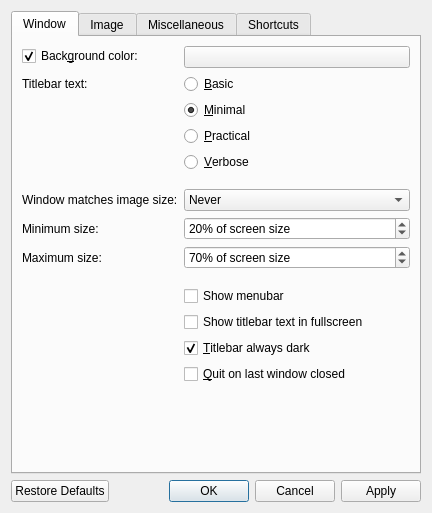
<?xml version="1.0" encoding="UTF-8"?>
<ui version="4.0">
 <class>QVOptionsDialog</class>
 <widget class="QDialog" name="QVOptionsDialog">
  <property name="windowModality">
   <enum>Qt::NonModal</enum>
  </property>
  <property name="geometry">
   <rect>
    <x>0</x>
    <y>0</y>
    <width>432</width>
    <height>485</height>
   </rect>
  </property>
  <property name="windowTitle">
   <string>Options</string>
  </property>
  <layout class="QVBoxLayout" name="verticalLayout">
   <item>
    <widget class="QTabWidget" name="tabWidget">
     <property name="focusPolicy">
      <enum>Qt::NoFocus</enum>
     </property>
     <property name="currentIndex">
      <number>0</number>
     </property>
     <widget class="QWidget" name="window">
      <property name="layoutDirection">
       <enum>Qt::LeftToRight</enum>
      </property>
      <attribute name="title">
       <string>Window</string>
      </attribute>
      <layout class="QFormLayout" name="formLayout">
       <item row="0" column="0">
        <widget class="QCheckBox" name="bgColorCheckbox">
         <property name="text">
          <string>Back&amp;ground color:</string>
         </property>
         <property name="checked">
          <bool>true</bool>
         </property>
        </widget>
       </item>
       <item row="0" column="1">
        <widget class="QPushButton" name="bgColorButton">
         <property name="focusPolicy">
          <enum>Qt::NoFocus</enum>
         </property>
        </widget>
       </item>
       <item row="1" column="0">
        <widget class="QLabel" name="label">
         <property name="toolTip">
          <string>Changes the amount of information displayed in the titlebar</string>
         </property>
         <property name="text">
          <string>Titlebar text:</string>
         </property>
        </widget>
       </item>
       <item row="1" column="1">
        <widget class="QRadioButton" name="titlebarRadioButton0">
         <property name="text">
          <string>&amp;Basic</string>
         </property>
        </widget>
       </item>
       <item row="2" column="1">
        <widget class="QRadioButton" name="titlebarRadioButton1">
         <property name="text">
          <string>&amp;Minimal</string>
         </property>
         <property name="checked">
          <bool>true</bool>
         </property>
        </widget>
       </item>
       <item row="3" column="1">
        <widget class="QRadioButton" name="titlebarRadioButton2">
         <property name="text">
          <string>&amp;Practical</string>
         </property>
        </widget>
       </item>
       <item row="4" column="1">
        <widget class="QRadioButton" name="titlebarRadioButton3">
         <property name="text">
          <string>&amp;Verbose</string>
         </property>
        </widget>
       </item>
       <item row="6" column="1">
        <spacer name="horizontalSpacer_4">
         <property name="orientation">
          <enum>Qt::Horizontal</enum>
         </property>
         <property name="sizeHint" stdset="0">
          <size>
           <width>40</width>
           <height>5</height>
          </size>
         </property>
        </spacer>
       </item>
       <item row="7" column="0">
        <widget class="QLabel" name="label_6">
         <property name="toolTip">
          <string>Control when the window should resize to fit the image's actual size</string>
         </property>
         <property name="text">
          <string>Window matches image size:</string>
         </property>
        </widget>
       </item>
       <item row="7" column="1">
        <widget class="QComboBox" name="windowResizeComboBox">
         <property name="toolTip">
          <string>Control when the window should resize to fit the image's actual size</string>
         </property>
         <property name="currentIndex">
          <number>0</number>
         </property>
         <item>
          <property name="text">
           <string>Never</string>
          </property>
         </item>
         <item>
          <property name="text">
           <string>When launching</string>
          </property>
         </item>
         <item>
          <property name="text">
           <string>When opening images</string>
          </property>
         </item>
        </widget>
       </item>
       <item row="8" column="0">
        <widget class="QLabel" name="minWindowResizeLabel">
         <property name="text">
          <string>Minimum size:</string>
         </property>
        </widget>
       </item>
       <item row="8" column="1">
        <widget class="QSpinBox" name="minWindowResizeSpinBox">
         <property name="toolTip">
          <string>Control the minimum size that the window should reach when matching the image's actual size</string>
         </property>
         <property name="suffix">
          <string>% of screen size</string>
         </property>
         <property name="minimum">
          <number>0</number>
         </property>
         <property name="maximum">
          <number>100</number>
         </property>
         <property name="singleStep">
          <number>5</number>
         </property>
         <property name="value">
          <number>20</number>
         </property>
        </widget>
       </item>
       <item row="9" column="0">
        <widget class="QLabel" name="maxWindowResizeLabel">
         <property name="toolTip">
          <string>Control the maximum size that the window should reach when matching the image's actual size</string>
         </property>
         <property name="text">
          <string>Maximum size:</string>
         </property>
        </widget>
       </item>
       <item row="9" column="1">
        <widget class="QSpinBox" name="maxWindowResizeSpinBox">
         <property name="toolTip">
          <string>Control the maximum size that the window should reach when matching the image's actual size</string>
         </property>
         <property name="suffix">
          <string>% of screen size</string>
         </property>
         <property name="minimum">
          <number>0</number>
         </property>
         <property name="maximum">
          <number>100</number>
         </property>
         <property name="singleStep">
          <number>5</number>
         </property>
         <property name="value">
          <number>70</number>
         </property>
        </widget>
       </item>
       <item row="10" column="1">
        <spacer name="horizontalSpacer_3">
         <property name="orientation">
          <enum>Qt::Horizontal</enum>
         </property>
         <property name="sizeHint" stdset="0">
          <size>
           <width>40</width>
           <height>5</height>
          </size>
         </property>
        </spacer>
       </item>
       <item row="13" column="1">
        <widget class="QCheckBox" name="darkTitlebarCheckbox">
         <property name="toolTip">
          <string>Choose whether or not the titlebar should always be dark regardless of your chosen macOS appearance</string>
         </property>
         <property name="text">
          <string>&amp;Titlebar always dark</string>
         </property>
         <property name="checked">
          <bool>true</bool>
         </property>
        </widget>
       </item>
       <item row="11" column="1">
        <widget class="QCheckBox" name="menubarCheckbox">
         <property name="text">
          <string>Show menubar</string>
         </property>
        </widget>
       </item>
       <item row="12" column="1">
        <widget class="QCheckBox" name="detailsInFullscreen">
         <property name="toolTip">
          <string>Choose whether or not to display the titlebar text while in fullscreen</string>
         </property>
         <property name="text">
          <string>Show titlebar text in fullscreen</string>
         </property>
        </widget>
       </item>
       <item row="14" column="1">
        <widget class="QCheckBox" name="quitOnLastWindowCheckbox">
         <property name="text">
          <string>&amp;Quit on last window closed</string>
         </property>
        </widget>
       </item>
      </layout>
     </widget>
     <widget class="QWidget" name="image">
      <attribute name="title">
       <string>Image</string>
      </attribute>
      <layout class="QFormLayout" name="formLayout_4">
       <item row="0" column="0">
        <widget class="QLabel" name="label_2">
         <property name="text">
          <string>Scaling:</string>
         </property>
        </widget>
       </item>
       <item row="0" column="1">
        <widget class="QCheckBox" name="filteringCheckbox">
         <property name="toolTip">
          <string>Turn this off to see individual pixels</string>
         </property>
         <property name="text">
          <string>&amp;Bilinear filtering</string>
         </property>
         <property name="checked">
          <bool>true</bool>
         </property>
        </widget>
       </item>
       <item row="1" column="1">
        <widget class="QCheckBox" name="scalingCheckbox">
         <property name="toolTip">
          <string>Images appear aliased (having jagged edges) without this, but it is faster</string>
         </property>
         <property name="text">
          <string>&amp;Image scaling</string>
         </property>
         <property name="checked">
          <bool>true</bool>
         </property>
        </widget>
       </item>
       <item row="2" column="1">
        <widget class="QCheckBox" name="scalingTwoCheckbox">
         <property name="toolTip">
          <string>Choose whether or not the image continues to be scaled when zooming above the window size (can be laggier with large images)</string>
         </property>
         <property name="text">
          <string>&amp;Scaling above window size</string>
         </property>
         <property name="checked">
          <bool>true</bool>
         </property>
        </widget>
       </item>
       <item row="4" column="0">
        <widget class="QLabel" name="label_3">
         <property name="toolTip">
          <string>The amount to zoom every scroll wheel click</string>
         </property>
         <property name="text">
          <string>Zoom amount:</string>
         </property>
        </widget>
       </item>
       <item row="4" column="1">
        <widget class="QSpinBox" name="scaleFactorSpinBox">
         <property name="toolTip">
          <string>The amount to zoom every scroll wheel click</string>
         </property>
         <property name="suffix">
          <string notr="true">%</string>
         </property>
         <property name="minimum">
          <number>1</number>
         </property>
         <property name="maximum">
          <number>200</number>
         </property>
         <property name="singleStep">
          <number>5</number>
         </property>
         <property name="value">
          <number>25</number>
         </property>
        </widget>
       </item>
       <item row="5" column="1">
        <widget class="QCheckBox" name="scrollZoomsCheckbox">
         <property name="toolTip">
          <string>Choose whether scrolling zooms or moves the image (alternative can be accessed at any time by holding ctrl/cmd)</string>
         </property>
         <property name="text">
          <string>Scrolling &amp;zooms</string>
         </property>
         <property name="checked">
          <bool>true</bool>
         </property>
        </widget>
       </item>
       <item row="7" column="1">
        <spacer name="horizontalSpacer">
         <property name="orientation">
          <enum>Qt::Horizontal</enum>
         </property>
         <property name="sizeHint" stdset="0">
          <size>
           <width>40</width>
           <height>5</height>
          </size>
         </property>
        </spacer>
       </item>
       <item row="9" column="1">
        <widget class="QCheckBox" name="pastActualSizeCheckbox">
         <property name="toolTip">
          <string>Stop the image from going past its actual size when resizing the window - you can still zoom past it though</string>
         </property>
         <property name="text">
          <string>Image resizes &amp;past actual size</string>
         </property>
         <property name="checked">
          <bool>true</bool>
         </property>
        </widget>
       </item>
       <item row="8" column="1">
        <widget class="QComboBox" name="cropModeComboBox">
         <property name="sizePolicy">
          <sizepolicy hsizetype="Preferred" vsizetype="Preferred">
           <horstretch>0</horstretch>
           <verstretch>0</verstretch>
          </sizepolicy>
         </property>
         <property name="toolTip">
          <string>Ignores select sides of an image when fitting to window (some sides will extend beyond the window boundaries)</string>
         </property>
         <item>
          <property name="text">
           <string>Fit whole image</string>
          </property>
         </item>
         <item>
          <property name="text">
           <string>Fit height</string>
          </property>
         </item>
         <item>
          <property name="text">
           <string>Fit width</string>
          </property>
         </item>
        </widget>
       </item>
       <item row="8" column="0">
        <widget class="QLabel" name="cropModeLabel">
         <property name="toolTip">
          <string>Ignores select sides of an image when fitting to window (some sides will extend beyond the window boundaries)</string>
         </property>
         <property name="text">
          <string>On window resize:</string>
         </property>
        </widget>
       </item>
       <item row="3" column="1">
        <spacer name="horizontalSpacer_2">
         <property name="orientation">
          <enum>Qt::Horizontal</enum>
         </property>
         <property name="sizeHint" stdset="0">
          <size>
           <width>40</width>
           <height>5</height>
          </size>
         </property>
        </spacer>
       </item>
       <item row="6" column="1">
        <widget class="QCheckBox" name="cursorZoomCheckbox">
         <property name="toolTip">
          <string>Choose whether or not zooming in and out above 100% zoom will zoom towards the cursor</string>
         </property>
         <property name="text">
          <string>Zoom &amp;towards cursor</string>
         </property>
         <property name="checked">
          <bool>true</bool>
         </property>
        </widget>
       </item>
       <item row="10" column="1">
        <spacer name="horizontalSpacer_9">
         <property name="orientation">
          <enum>Qt::Horizontal</enum>
         </property>
         <property name="sizeHint" stdset="0">
          <size>
           <width>40</width>
           <height>5</height>
          </size>
         </property>
        </spacer>
       </item>
       <item row="11" column="1">
        <widget class="QCheckBox" name="constrainImagePositionCheckbox">
         <property name="text">
          <string>&amp;Constrain image position</string>
         </property>
         <property name="checked">
          <bool>true</bool>
         </property>
        </widget>
       </item>
       <item row="12" column="1">
        <spacer name="horizontalSpacer_10">
         <property name="orientation">
          <enum>Qt::Horizontal</enum>
         </property>
         <property name="sizeHint" stdset="0">
          <size>
           <width>40</width>
           <height>5</height>
          </size>
         </property>
        </spacer>
       </item>
       <item row="13" column="0">
        <widget class="QLabel" name="colorSpaceConversionLabel">
         <property name="text">
          <string>Color space conversion:</string>
         </property>
        </widget>
       </item>
       <item row="13" column="1">
        <widget class="QComboBox" name="colorSpaceConversionComboBox">
         <property name="sizePolicy">
          <sizepolicy hsizetype="Preferred" vsizetype="Preferred">
           <horstretch>0</horstretch>
           <verstretch>0</verstretch>
          </sizepolicy>
         </property>
         <item>
          <property name="text">
           <string>Disabled</string>
          </property>
         </item>
         <item>
          <property name="text">
           <string>sRGB</string>
          </property>
         </item>
         <item>
          <property name="text">
           <string>Display P3</string>
          </property>
         </item>
        </widget>
       </item>
      </layout>
     </widget>
     <widget class="QWidget" name="misc">
      <attribute name="title">
       <string>Miscellaneous</string>
      </attribute>
      <layout class="QFormLayout" name="formLayout_3">
       <item row="0" column="0">
        <widget class="QLabel" name="langComboLabel">
         <property name="text">
          <string>Language:</string>
         </property>
        </widget>
       </item>
       <item row="0" column="1">
        <widget class="QComboBox" name="langComboBox"/>
       </item>
       <item row="1" column="0">
        <widget class="QLabel" name="label_8">
         <property name="text">
          <string>Sort files by:</string>
         </property>
        </widget>
       </item>
       <item row="1" column="1">
        <widget class="QComboBox" name="sortComboBox">
         <item>
          <property name="text">
           <string>Name</string>
          </property>
         </item>
         <item>
          <property name="text">
           <string>Last Modified</string>
          </property>
         </item>
         <item>
          <property name="text">
           <string>Size</string>
          </property>
         </item>
         <item>
          <property name="text">
           <string>Type</string>
          </property>
         </item>
         <item>
          <property name="text">
           <string>Random</string>
          </property>
         </item>
        </widget>
       </item>
       <item row="2" column="1">
        <widget class="QRadioButton" name="descendingRadioButton0">
         <property name="text">
          <string>A&amp;scending</string>
         </property>
         <property name="checked">
          <bool>true</bool>
         </property>
        </widget>
       </item>
       <item row="3" column="1">
        <widget class="QRadioButton" name="descendingRadioButton1">
         <property name="text">
          <string>D&amp;escending</string>
         </property>
        </widget>
       </item>
       <item row="4" column="1">
        <spacer name="horizontalSpacer_6">
         <property name="orientation">
          <enum>Qt::Horizontal</enum>
         </property>
         <property name="sizeHint" stdset="0">
          <size>
           <width>40</width>
           <height>5</height>
          </size>
         </property>
        </spacer>
       </item>
       <item row="5" column="0">
        <widget class="QLabel" name="label_7">
         <property name="toolTip">
          <string>Controls the amount of images preloaded</string>
         </property>
         <property name="text">
          <string>Preloading:</string>
         </property>
        </widget>
       </item>
       <item row="5" column="1">
        <widget class="QComboBox" name="preloadingComboBox">
         <property name="toolTip">
          <string>Controls the amount of images preloaded</string>
         </property>
         <property name="currentIndex">
          <number>0</number>
         </property>
         <item>
          <property name="text">
           <string>Disabled</string>
          </property>
         </item>
         <item>
          <property name="text">
           <string>Adjacent</string>
          </property>
         </item>
         <item>
          <property name="text">
           <string>Extended</string>
          </property>
         </item>
        </widget>
       </item>
       <item row="6" column="1">
        <widget class="QCheckBox" name="loopFoldersCheckbox">
         <property name="toolTip">
          <string>Controls whether or not qView should go back to the first item after reaching the end of a folder</string>
         </property>
         <property name="text">
          <string>&amp;Loop through folders</string>
         </property>
         <property name="checked">
          <bool>true</bool>
         </property>
        </widget>
       </item>
       <item row="7" column="1">
        <spacer name="horizontalSpacer_5">
         <property name="orientation">
          <enum>Qt::Horizontal</enum>
         </property>
         <property name="sizeHint" stdset="0">
          <size>
           <width>40</width>
           <height>5</height>
          </size>
         </property>
        </spacer>
       </item>
       <item row="8" column="0">
        <widget class="QLabel" name="label_4">
         <property name="text">
          <string>Slideshow direction:</string>
         </property>
        </widget>
       </item>
       <item row="8" column="1">
        <widget class="QComboBox" name="slideshowDirectionComboBox">
         <item>
          <property name="text">
           <string>Forward</string>
          </property>
         </item>
         <item>
          <property name="text">
           <string>Backward</string>
          </property>
         </item>
        </widget>
       </item>
       <item row="9" column="0">
        <widget class="QLabel" name="label_5">
         <property name="text">
          <string>Slideshow timer:</string>
         </property>
        </widget>
       </item>
       <item row="9" column="1">
        <widget class="QDoubleSpinBox" name="slideshowTimerSpinBox">
         <property name="suffix">
          <string> sec</string>
         </property>
         <property name="decimals">
          <number>1</number>
         </property>
         <property name="minimum">
          <double>0.100000000000000</double>
         </property>
         <property name="maximum">
          <double>999.899999999999977</double>
         </property>
         <property name="singleStep">
          <double>0.100000000000000</double>
         </property>
        </widget>
       </item>
       <item row="10" column="1">
        <spacer name="horizontalSpacer_7">
         <property name="orientation">
          <enum>Qt::Horizontal</enum>
         </property>
         <property name="sizeHint" stdset="0">
          <size>
           <width>40</width>
           <height>5</height>
          </size>
         </property>
        </spacer>
       </item>
       <item row="14" column="1">
        <widget class="QCheckBox" name="hiddenFilesCheckbox">
         <property name="text">
          <string>Show &amp;hidden files</string>
         </property>
        </widget>
       </item>
       <item row="15" column="1">
        <widget class="QCheckBox" name="mimeContentDetectionCheckbox">
         <property name="text">
          <string>Allow &amp;MIME content detection</string>
         </property>
         <property name="toolTip">
          <string>Detect supported files in folder even if extension isn't recognized (may be slow with larger/network folders)</string>
         </property>
        </widget>
       </item>
       <item row="16" column="1">
        <widget class="QCheckBox" name="saveRecentsCheckbox">
         <property name="text">
          <string>Save &amp;recent files</string>
         </property>
        </widget>
       </item>
       <item row="17" column="1">
        <widget class="QCheckBox" name="updateCheckbox">
         <property name="text">
          <string extracomment="The notifications are for new qView releases">&amp;Update notifications on startup</string>
         </property>
        </widget>
       </item>
       <item row="11" column="1">
        <widget class="QComboBox" name="afterDeletionComboBox">
         <property name="currentIndex">
          <number>1</number>
         </property>
         <item>
          <property name="text">
           <string>Move Back</string>
          </property>
         </item>
         <item>
          <property name="text">
           <string>Do Nothing</string>
          </property>
         </item>
         <item>
          <property name="text">
           <string>Move Forward</string>
          </property>
         </item>
        </widget>
       </item>
       <item row="11" column="0">
        <widget class="QLabel" name="label_10">
         <property name="text">
          <string>After deletion:</string>
         </property>
        </widget>
       </item>
       <item row="12" column="1">
        <widget class="QCheckBox" name="askDeleteCheckbox">
         <property name="text">
          <string>&amp;Ask before deleting files</string>
         </property>
        </widget>
       </item>
       <item row="13" column="1">
        <spacer name="horizontalSpacer_8">
         <property name="orientation">
          <enum>Qt::Horizontal</enum>
         </property>
         <property name="sizeHint" stdset="0">
          <size>
           <width>40</width>
           <height>5</height>
          </size>
         </property>
        </spacer>
       </item>
      </layout>
     </widget>
     <widget class="QWidget" name="shortcuts">
      <attribute name="title">
       <string>Shortcuts</string>
      </attribute>
      <layout class="QVBoxLayout" name="verticalLayout_2">
       <item>
        <widget class="QTableWidget" name="shortcutsTable">
         <property name="editTriggers">
          <set>QAbstractItemView::NoEditTriggers</set>
         </property>
         <property name="alternatingRowColors">
          <bool>true</bool>
         </property>
         <property name="selectionMode">
          <enum>QAbstractItemView::SingleSelection</enum>
         </property>
         <property name="selectionBehavior">
          <enum>QAbstractItemView::SelectRows</enum>
         </property>
         <property name="showGrid">
          <bool>false</bool>
         </property>
         <property name="rowCount">
          <number>0</number>
         </property>
         <property name="columnCount">
          <number>2</number>
         </property>
         <attribute name="horizontalHeaderCascadingSectionResizes">
          <bool>true</bool>
         </attribute>
         <attribute name="horizontalHeaderDefaultSectionSize">
          <number>150</number>
         </attribute>
         <attribute name="horizontalHeaderHighlightSections">
          <bool>false</bool>
         </attribute>
         <attribute name="horizontalHeaderStretchLastSection">
          <bool>true</bool>
         </attribute>
         <attribute name="verticalHeaderVisible">
          <bool>false</bool>
         </attribute>
         <column>
          <property name="text">
           <string>Action</string>
          </property>
         </column>
         <column>
          <property name="text">
           <string>Shortcuts</string>
          </property>
         </column>
        </widget>
       </item>
      </layout>
     </widget>
    </widget>
   </item>
   <item>
    <widget class="QDialogButtonBox" name="buttonBox">
     <property name="focusPolicy">
      <enum>Qt::NoFocus</enum>
     </property>
     <property name="orientation">
      <enum>Qt::Horizontal</enum>
     </property>
     <property name="standardButtons">
      <set>QDialogButtonBox::Apply|QDialogButtonBox::Cancel|QDialogButtonBox::Ok|QDialogButtonBox::RestoreDefaults</set>
     </property>
    </widget>
   </item>
  </layout>
 </widget>
 <resources/>
 <connections>
  <connection>
   <sender>buttonBox</sender>
   <signal>rejected()</signal>
   <receiver>QVOptionsDialog</receiver>
   <slot>reject()</slot>
   <hints>
    <hint type="sourcelabel">
     <x>325</x>
     <y>332</y>
    </hint>
    <hint type="destinationlabel">
     <x>286</x>
     <y>274</y>
    </hint>
   </hints>
  </connection>
  <connection>
   <sender>buttonBox</sender>
   <signal>accepted()</signal>
   <receiver>QVOptionsDialog</receiver>
   <slot>accept()</slot>
   <hints>
    <hint type="sourcelabel">
     <x>257</x>
     <y>332</y>
    </hint>
    <hint type="destinationlabel">
     <x>157</x>
     <y>274</y>
    </hint>
   </hints>
  </connection>
 </connections>
</ui>
